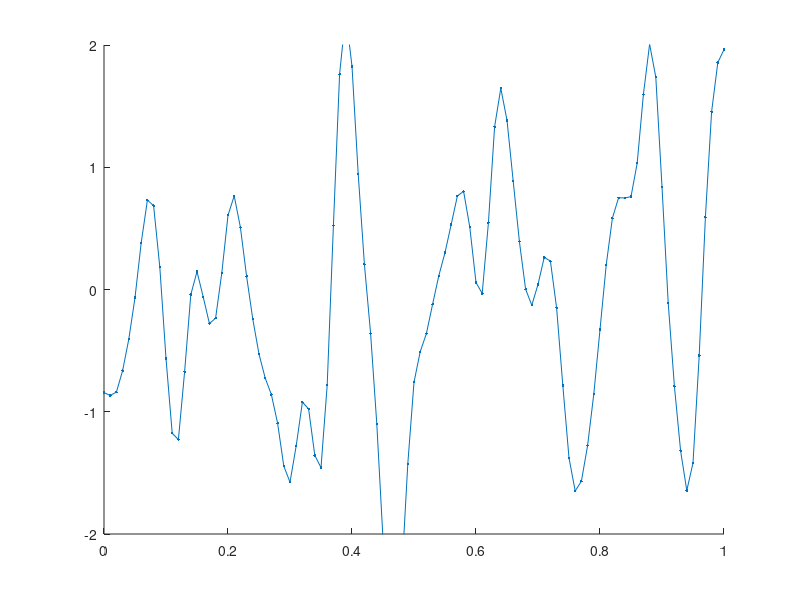

The MATLAB script that drew this image:
% Choose a kernel (covariance function)  
kernel = 3;  
switch kernel
 case 1; k =@(x,y) 1*x'*y; % Linear
 case 2; k =@(x,y) 1*min(x,y); % Brownian
 case 3; k =@(x,y) exp(-1013*(x-y)'*(x-y)); % Squared exponential
 case 4; k =@(x,y) exp(-1*sqrt((x-y)'*(x-y)));
 case 5; k =@(x,y) exp(-1*sin(50*pi*(x-y))^2); % Periodic
 case 6; k =@(x,y) exp(-100*min(abs(x-y), abs(x+y))^2);
end
% Choose points at which to sample 15
x= (0:.01:1);
n = length(x);
% Construct the covariance matrix
C = zeros(n,n);
for i = 1:n 
 for j = 1:n
  C(i,j)= k(x(i),x(j));
 end 
end % Sample from the Gaussian process at these  
u = randn(n,1); % sample u ~ N(0, I) 
[A,S, B] = svd(C); % factor C = ASB';
z = A*sqrt(S)*u; % z = A S^.5 u  
% Plot  
figure(1); 
hold on; %clf
plot(x,z,'.-')
axis([0, 1, -2, 2])